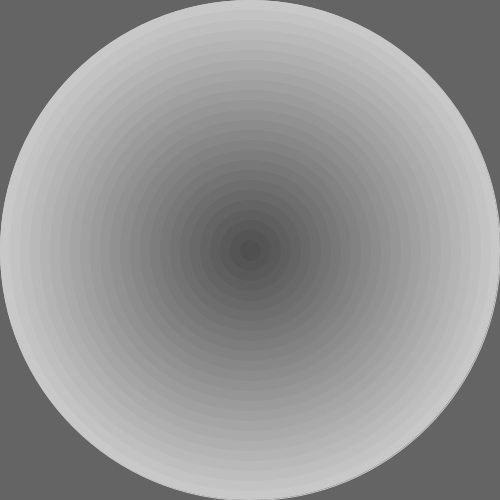
Frame 1 (no input)
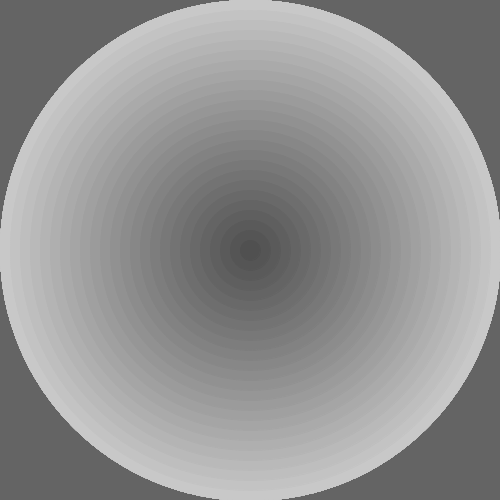
Frame 60 (the mouse pressed at the canvas centre just before this capture)
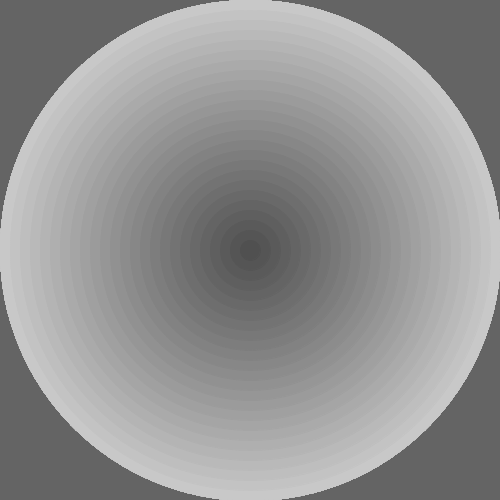
Frame 120 (the mouse held since frame 60 and released just before this capture)

The Processing sketch that drew these frames (run headless with seeded random() and noise(); from frame 60 on, the mouse is pressed at the canvas centre):

// Processing sketch: circle_recursion_inside
// ── circle_recursion_inside.pde

void setup() {
   size(500, 500);
   background(100);
}

void draw() {
  
  drawCircle(width/2, height/2, width, 200);
  
}

void drawCircle(float x, float y, float r, float c) {
  if (c < 1) {
   c = 1; 
  }
  stroke(c);
  fill(c);
  ellipse(x, y, r, r);
  if(r > 4) {
   drawCircle(x, y, r - 20, c - 5); 
  }
}
